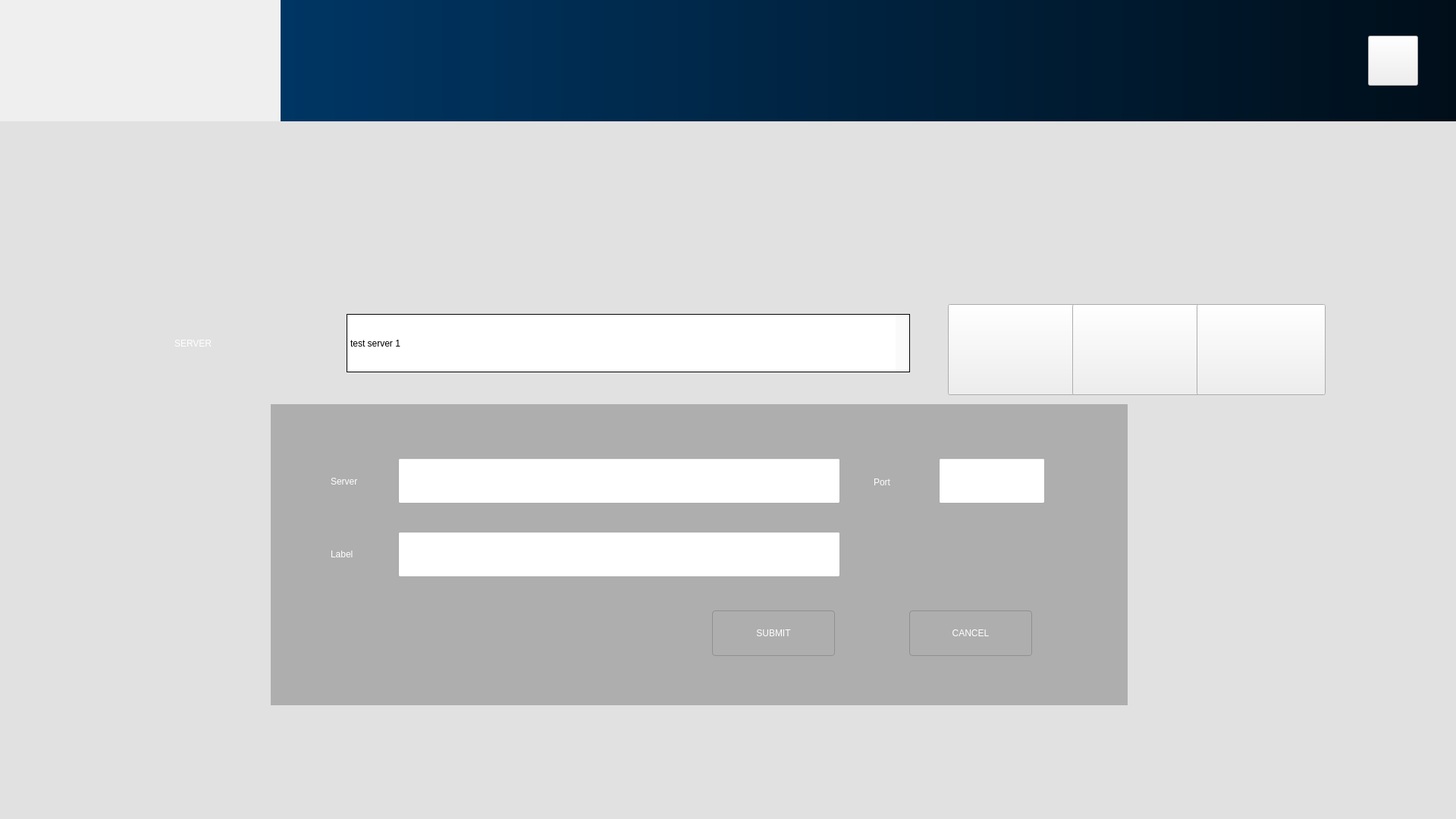
<?xml version="1.0" encoding="UTF-8"?>
<ui version="4.0">
 <class>LoginPane</class>
 <widget class="QWidget" name="LoginPane">
  <property name="geometry">
   <rect>
    <x>0</x>
    <y>0</y>
    <width>1920</width>
    <height>1080</height>
   </rect>
  </property>
  <property name="windowTitle">
   <string>Form</string>
  </property>
  <widget class="QWidget" name="body" native="true">
   <property name="geometry">
    <rect>
     <x>0</x>
     <y>160</y>
     <width>1920</width>
     <height>920</height>
    </rect>
   </property>
   <property name="styleSheet">
    <string notr="true">#body{background-color: rgb(225, 225, 225);}</string>
   </property>
   <widget class="QWidget" name="pane" native="true">
    <property name="geometry">
     <rect>
      <x>200</x>
      <y>233</y>
      <width>1044</width>
      <height>140</height>
     </rect>
    </property>
    <property name="styleSheet">
     <string notr="true">#pane
{
	border-image: url(:/login/Resource/login_page/u12.png);
}</string>
    </property>
    <widget class="QLabel" name="label">
     <property name="geometry">
      <rect>
       <x>30</x>
       <y>26</y>
       <width>230</width>
       <height>68</height>
      </rect>
     </property>
     <property name="styleSheet">
      <string notr="true">font: 40pt &quot;Arial&quot;;
color: rgb(255, 255, 255);

</string>
     </property>
     <property name="text">
      <string>SERVER</string>
     </property>
    </widget>
    <widget class="QComboBox" name="ipcombox">
     <property name="geometry">
      <rect>
       <x>257</x>
       <y>21</y>
       <width>743</width>
       <height>77</height>
      </rect>
     </property>
     <property name="styleSheet">
      <string notr="true">
QComboBox {
    border: 1px solid black;
	font: 36pt &quot;MS Reference Sans Serif&quot;;
}

QComboBox::drop-down {
	background-color: rgb(250, 250, 250);
    subcontrol-origin: padding;
    subcontrol-position: top right;
    width: 18px;
	border-color:white;
    border-left-width: 1px;
    border-left-style: solid; /* just a single line */
    border-radius: 2px; /* same radius as the QComboBox */
}

QComboBox::down-arrow {	
	image: url(:/login/Resource/login_page/arrow.png);
}</string>
     </property>
     <property name="editable">
      <bool>false</bool>
     </property>
     <item>
      <property name="text">
       <string>test server 1</string>
      </property>
     </item>
     <item>
      <property name="text">
       <string>192.168.0.115</string>
      </property>
     </item>
    </widget>
   </widget>
   <widget class="QWidget" name="deletepane" native="true">
    <property name="geometry">
     <rect>
      <x>873</x>
      <y>387</y>
      <width>703</width>
      <height>353</height>
     </rect>
    </property>
   </widget>
   <widget class="QPushButton" name="submitbtn">
    <property name="geometry">
     <rect>
      <x>747</x>
      <y>586</y>
      <width>330</width>
      <height>130</height>
     </rect>
    </property>
    <property name="styleSheet">
     <string notr="true">color: rgb(255, 255, 255);
border-image: url(:/login/Resource/login_page/u16.png);
font: 48pt &quot;Arial&quot;;</string>
    </property>
    <property name="text">
     <string>SUBMIT </string>
    </property>
   </widget>
   <widget class="QPushButton" name="addbtn">
    <property name="geometry">
     <rect>
      <x>1250</x>
      <y>241</y>
      <width>170</width>
      <height>120</height>
     </rect>
    </property>
    <property name="styleSheet">
     <string notr="true">border-image: url(:/login/Resource/login_page/u16.png);</string>
    </property>
    <property name="text">
     <string/>
    </property>
    <property name="icon">
     <iconset resource="resource.qrc">
      <normaloff>:/login/Resource/login_page/u18.png</normaloff>:/login/Resource/login_page/u18.png</iconset>
    </property>
    <property name="iconSize">
     <size>
      <width>86</width>
      <height>77</height>
     </size>
    </property>
   </widget>
   <widget class="QPushButton" name="editbtn">
    <property name="geometry">
     <rect>
      <x>1414</x>
      <y>241</y>
      <width>170</width>
      <height>120</height>
     </rect>
    </property>
    <property name="styleSheet">
     <string notr="true">border-image: url(:/login/Resource/login_page/u16.png);</string>
    </property>
    <property name="text">
     <string/>
    </property>
    <property name="icon">
     <iconset resource="resource.qrc">
      <normaloff>:/login/Resource/login_page/u22.png</normaloff>:/login/Resource/login_page/u22.png</iconset>
    </property>
    <property name="iconSize">
     <size>
      <width>86</width>
      <height>77</height>
     </size>
    </property>
   </widget>
   <widget class="QPushButton" name="deletebtn">
    <property name="geometry">
     <rect>
      <x>1578</x>
      <y>241</y>
      <width>170</width>
      <height>120</height>
     </rect>
    </property>
    <property name="styleSheet">
     <string notr="true">border-image: url(:/login/Resource/login_page/u16.png);</string>
    </property>
    <property name="text">
     <string/>
    </property>
    <property name="icon">
     <iconset resource="resource.qrc">
      <normaloff>:/login/Resource/login_page/u26.png</normaloff>:/login/Resource/login_page/u26.png</iconset>
    </property>
    <property name="iconSize">
     <size>
      <width>88</width>
      <height>77</height>
     </size>
    </property>
   </widget>
   <widget class="QWidget" name="setpane" native="true">
    <property name="geometry">
     <rect>
      <x>357</x>
      <y>373</y>
      <width>1130</width>
      <height>397</height>
     </rect>
    </property>
    <property name="styleSheet">
     <string notr="true">#setpane{	
	background-color: rgb(174, 174, 174);
}</string>
    </property>
    <widget class="QLabel" name="label_2">
     <property name="geometry">
      <rect>
       <x>79</x>
       <y>85</y>
       <width>79</width>
       <height>34</height>
      </rect>
     </property>
     <property name="styleSheet">
      <string notr="true">font: 20pt &quot;Arial&quot;;
color: rgb(255, 255, 255);</string>
     </property>
     <property name="text">
      <string>Server</string>
     </property>
    </widget>
    <widget class="QLineEdit" name="serveredit">
     <property name="geometry">
      <rect>
       <x>168</x>
       <y>71</y>
       <width>583</width>
       <height>60</height>
      </rect>
     </property>
     <property name="styleSheet">
      <string notr="true">font: 24pt &quot;Arial&quot;;</string>
     </property>
     <property name="text">
      <string/>
     </property>
    </widget>
    <widget class="QLabel" name="label_3">
     <property name="geometry">
      <rect>
       <x>795</x>
       <y>81</y>
       <width>76</width>
       <height>44</height>
      </rect>
     </property>
     <property name="styleSheet">
      <string notr="true">font: 20pt &quot;Arial&quot;;
color: rgb(255, 255, 255);</string>
     </property>
     <property name="text">
      <string>Port</string>
     </property>
    </widget>
    <widget class="QLineEdit" name="portedit">
     <property name="geometry">
      <rect>
       <x>881</x>
       <y>71</y>
       <width>140</width>
       <height>60</height>
      </rect>
     </property>
     <property name="styleSheet">
      <string notr="true">font: 24pt &quot;Arial&quot;;</string>
     </property>
     <property name="text">
      <string/>
     </property>
    </widget>
    <widget class="QLabel" name="label_4">
     <property name="geometry">
      <rect>
       <x>79</x>
       <y>181</y>
       <width>66</width>
       <height>34</height>
      </rect>
     </property>
     <property name="styleSheet">
      <string notr="true">font: 20pt &quot;Arial&quot;;
color: rgb(255, 255, 255);</string>
     </property>
     <property name="text">
      <string>Label</string>
     </property>
    </widget>
    <widget class="QLineEdit" name="labeledit">
     <property name="geometry">
      <rect>
       <x>168</x>
       <y>168</y>
       <width>583</width>
       <height>60</height>
      </rect>
     </property>
     <property name="styleSheet">
      <string notr="true">font: 24pt &quot;Arial&quot;;</string>
     </property>
    </widget>
    <widget class="QPushButton" name="setsubmitbtn">
     <property name="geometry">
      <rect>
       <x>582</x>
       <y>272</y>
       <width>162</width>
       <height>60</height>
      </rect>
     </property>
     <property name="styleSheet">
      <string notr="true">QPushButton {
	border-image: url(:/login/Resource/login_page/u38.png);
	color: rgb(255, 255, 255);
    border: 1px solid #8f8f91;
	border-radius: 4px;
	font: 20pt &quot;Arial&quot;;
}


QPushButton:pressed {
	border: 1px solid #8f8f91;
	color: rgb(255, 255, 255);
}
</string>
     </property>
     <property name="text">
      <string>SUBMIT</string>
     </property>
    </widget>
    <widget class="QPushButton" name="setcancelbtn">
     <property name="geometry">
      <rect>
       <x>842</x>
       <y>272</y>
       <width>162</width>
       <height>60</height>
      </rect>
     </property>
     <property name="styleSheet">
      <string notr="true">QPushButton {
	border-image: url(:/login/Resource/login_page/u38.png);
	color: rgb(255, 255, 255);
    border: 1px solid #8f8f91;
	border-radius: 4px;
	font: 20pt &quot;Arial&quot;;
}


QPushButton:pressed {
	border: 1px solid #8f8f91;
	color: rgb(255, 255, 255);
}
</string>
     </property>
     <property name="text">
      <string>CANCEL</string>
     </property>
    </widget>
   </widget>
   <zorder>submitbtn</zorder>
   <zorder>addbtn</zorder>
   <zorder>editbtn</zorder>
   <zorder>deletebtn</zorder>
   <zorder>setpane</zorder>
   <zorder>deletepane</zorder>
   <zorder>pane</zorder>
  </widget>
  <widget class="QWidget" name="title" native="true">
   <property name="geometry">
    <rect>
     <x>0</x>
     <y>0</y>
     <width>1920</width>
     <height>160</height>
    </rect>
   </property>
   <property name="styleSheet">
    <string notr="true"/>
   </property>
   <widget class="QWidget" name="logwidget" native="true">
    <property name="geometry">
     <rect>
      <x>0</x>
      <y>-10</y>
      <width>390</width>
      <height>180</height>
     </rect>
    </property>
    <property name="styleSheet">
     <string notr="true">border-image: url(:/login/Resource/login_page/u4.png);</string>
    </property>
   </widget>
   <widget class="QWidget" name="widget" native="true">
    <property name="geometry">
     <rect>
      <x>370</x>
      <y>0</y>
      <width>1550</width>
      <height>160</height>
     </rect>
    </property>
    <property name="styleSheet">
     <string notr="true">#widget{background-color: qlineargradient(spread:pad, x1:0, y1:0, x2:1, y2:0, stop:0 rgba(0, 54, 100, 255), stop:1 rgba(0, 14, 25, 255));}</string>
    </property>
    <widget class="QPushButton" name="quitbtn">
     <property name="geometry">
      <rect>
       <x>1434</x>
       <y>47</y>
       <width>66</width>
       <height>66</height>
      </rect>
     </property>
     <property name="styleSheet">
      <string notr="true">border-image: url(:/login/Resource/login_page/u31.png);
</string>
     </property>
     <property name="text">
      <string/>
     </property>
    </widget>
   </widget>
  </widget>
 </widget>
 <resources>
  <include location="resource.qrc"/>
 </resources>
 <connections/>
</ui>
